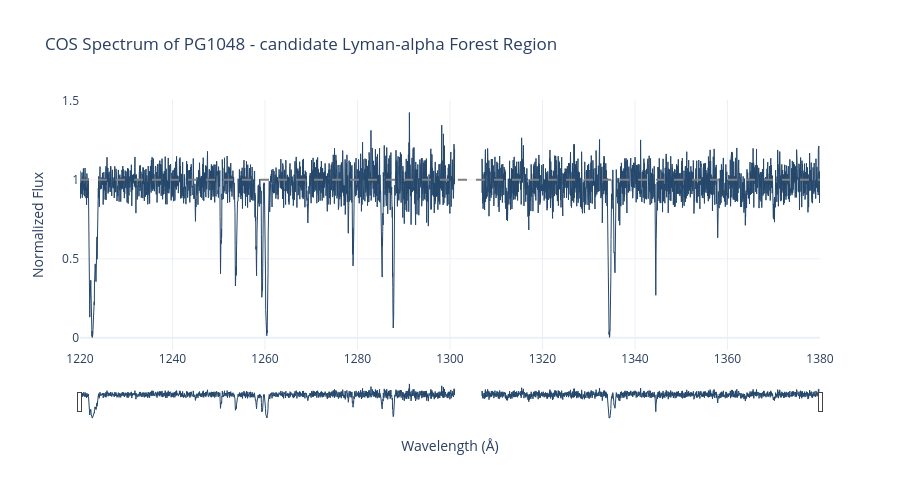

The code cell stored with this chart in its notebook:
### Code cell
fig = go.Figure()

fig.add_trace(
    go.Scatter(
        x=wavelength,
        y=flux_plot,
        customdata=error_plot,
        mode="lines",
        name="Normalized Flux",
        line=dict(color='#24476B', width=1),
        connectgaps=False,
        hovertemplate=(
            "Wavelength: %{x:.3f} Å"
            "<br>Normalized Flux: %{y:.3f}"
            "<br>Flux Error: %{customdata:.3f}"
            "<extra></extra>"
        ),
    )
)

fig.add_hline(y=1.0, line_dash="dash", line_color="gray")

fig.update_layout(
    title="COS Spectrum of PG1048 - candidate Lyman-alpha Forest Region",
    xaxis_title="Wavelength (Å)",
    yaxis_title="Normalized Flux",
    template="plotly_white",
    height=500,
    xaxis=dict(
        range=[1220, 1380],
        rangeslider=dict(visible=True, thickness=0.12)
    ),
)

fig.show(config={"scrollZoom": True})

### Figure 1 — Plotly figure (JSON) as saved in the notebook; plotly's stock layout.template omitted (floating-point values rounded to 4 significant figures; data arrays with more than 128 entries replaced by an {"elided": "..."} marker saying what was removed)
{"data": [{"connectgaps": false, "customdata": {"elided": "5355 float values"}, "hovertemplate": "Wavelength: %{x:.3f} Å<br>Normalized Flux: %{y:.3f}<br>Flux Error: %{customdata:.3f}<extra></extra>", "line": {"color": "#24476B", "width": 1}, "mode": "lines", "name": "Normalized Flux", "type": "scatter", "x": {"elided": "5355 float values"}, "y": {"elided": "5355 float values"}}], "layout": {"height": 500, "shapes": [{"line": {"color": "gray", "dash": "dash"}, "type": "line", "x0": 0, "x1": 1, "xref": "x domain", "y0": 1, "y1": 1, "yref": "y"}], "title": {"text": "COS Spectrum of PG1048 - candidate Lyman-alpha Forest Region"}, "xaxis": {"range": [1220, 1380], "rangeslider": {"thickness": 0.12, "visible": true}, "title": {"text": "Wavelength (Å)"}}, "yaxis": {"title": {"text": "Normalized Flux"}}}}
